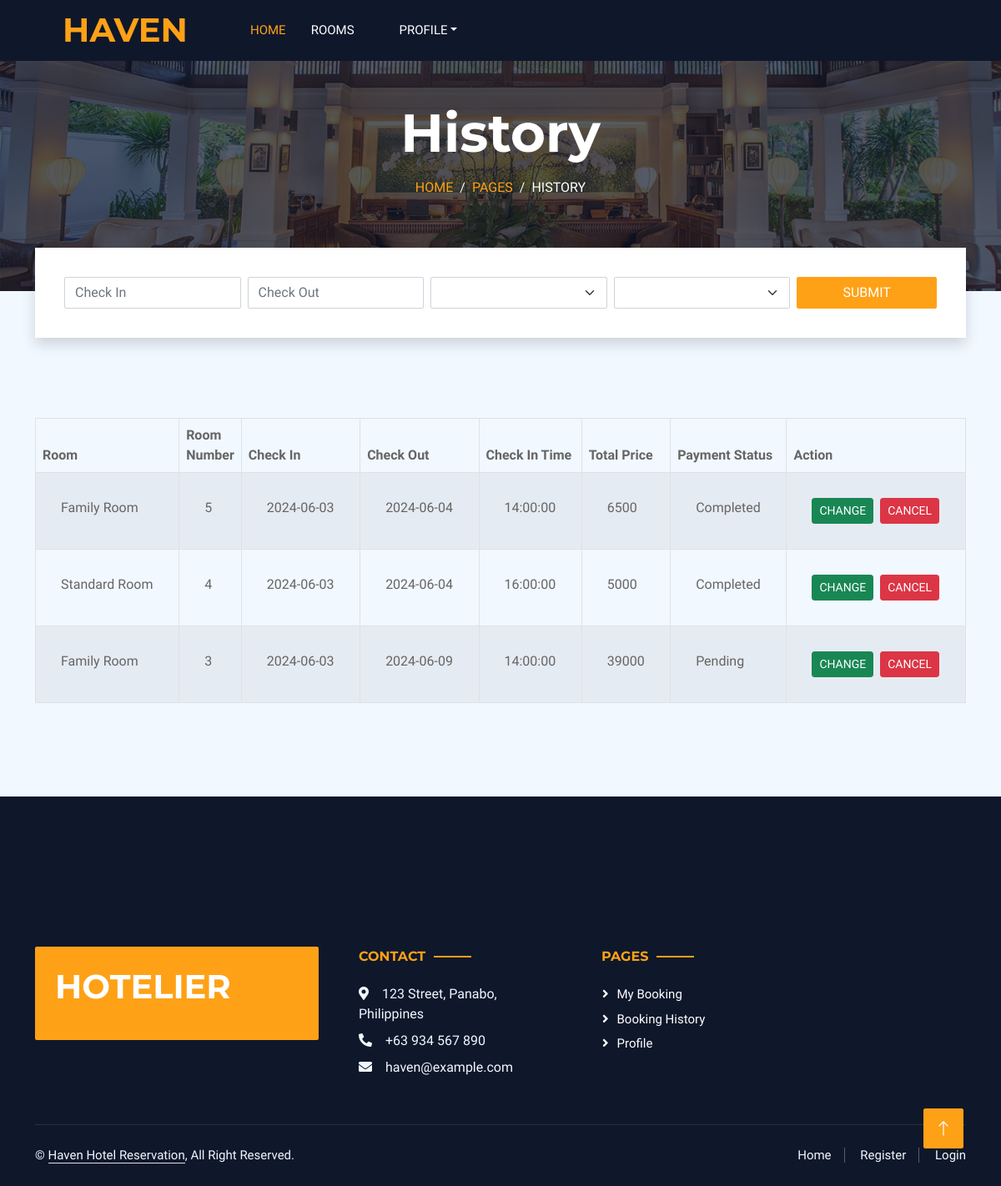
The app's page /my-booking.php (signed in) with its own data.
### tables this page shows
CREATE TABLE `booking` (
  `id` int(11) NOT NULL,
  `room_id` int(11) NOT NULL,
  `user_id` int(11) NOT NULL,
  `check_in` date NOT NULL,
  `check_out` date NOT NULL,
  `check_in_time` time NOT NULL DEFAULT '14:00:00',
  `check_out_time` time NOT NULL DEFAULT '12:00:00',
  `booking_date` date NOT NULL DEFAULT current_timestamp(),
  `total_price` double NOT NULL,
  `booking_status` varchar(150) NOT NULL DEFAULT 'Pending',
  `payment_status` enum('Pending','Completed','Canceled','') NOT NULL DEFAULT 'Pending',
  `guest_count` int(11) NOT NULL
);

CREATE TABLE `room_type` (
  `id` int(11) NOT NULL,
  `room_type` varchar(255) NOT NULL,
  `description` varchar(255) NOT NULL,
  `bed` int(11) NOT NULL,
  `bathroom` int(11) NOT NULL,
  `floor` int(11) NOT NULL,
  `price` double NOT NULL,
  `capacity_adult` int(11) NOT NULL,
  `capacity_children` int(11) NOT NULL,
  `max_capacity` int(11) NOT NULL,
  `rating` int(11) NOT NULL,
  `image` varchar(255) NOT NULL
);

CREATE TABLE `room` (
  `id` int(11) NOT NULL,
  `room_type` int(11) NOT NULL,
  `room_number` int(11) NOT NULL,
  `availability` enum('Available','Not Available','','') NOT NULL
);

### sessions/sessionCheck.php (called while the page is built, shortened)
<?php
    require_once("./db/dbConnection.php");
    if(!isset($_SESSION["email"])){
    }else{
        $user = new User();
        $email = $_SESSION["email"];
        $sql = "SELECT * FROM user WHERE email='$email' ";
        $query = $conn->query($sql);
        while($row = $query->fetch_assoc() ){
            $user->id = $row["id"];
        }
    }
?>

### my-booking.php (the view, shortened to what this page needs)
<?php
    include('./sessions/sessionCheck.php');
    include('./db/dbConnection.php');
    $user_id = $user->id;
    $sql = "SELECT booking.*, booking.id AS booking_id, room.id, room.room_number, room_type.room_type FROM booking INNER JOIN room ON booking.room_id = room.id INNER JOIN room_type ON room_type.id = room.room_type HAVING booking.user_id = '$user_id' AND (booking_status = 'Pending' OR booking_status = 'Confirmed') ORDER BY booking.booking_date DESC LIMIT 10";
    $query = $conn->query($sql);
?>
<!DOCTYPE html>
<html lang="en">
<head>
    <link href="https://cdnjs.cloudflare.com/ajax/libs/font-awesome/5.10.0/css/all.min.css" rel="stylesheet">
    <link href="https://cdn.jsdelivr.net/npm/bootstrap-icons@1.4.1/font/bootstrap-icons.css" rel="stylesheet">
    <link href="lib/animate/animate.min.css" rel="stylesheet">
    <link href="lib/owlcarousel/assets/owl.carousel.min.css" rel="stylesheet">
    <link href="lib/tempusdominus/css/tempusdominus-bootstrap-4.min.css" rel="stylesheet" />
    <link href="css/bootstrap.min.css" rel="stylesheet">
    <link href="css/style.css" rel="stylesheet">
</head>
<body>
        <?php
            include('header.php');
        ?>
        <div class="container-fluid page-header mb-5 p-0" style="background-image: url(img/carousel-1.jpg);">
            <div class="container-fluid page-header-inner py-5">
                <div class="container text-center pb-5">
                    <h1 class="display-3 text-white mb-3 animated slideInDown">History</h1>
                    <nav aria-label="breadcrumb">
                        <ol class="breadcrumb justify-content-center text-uppercase">
                            <li class="breadcrumb-item"><a href="#">Home</a></li>
                            <li class="breadcrumb-item"><a href="#">Pages</a></li>
                            <li class="breadcrumb-item text-white active" aria-current="page">History</li>
                        </ol>
                    </nav>
                </div>
            </div>
        </div>
        <?php
            include('search.php');
        ?>
        <div class="container-xxl py-5 mb-5">
            <div class="container table-responsive">
                <?php
                    if($query->num_rows < 1){
                ?>
                <div class="d-flex justify-content-center">
                    <a href="all-rooms.php" class="btn btn-primary" style="text-align: center;">Book Now</a>
                </div>
                <?php
                    }else{
                ?>
                    <table class="table table-striped table-bordered">
                        <thead>
                            <tr>
                                <th>Room</th>
                                <th>Room Number</th>
                                <th>Check In</th>
                                <th>Check Out</th>
                                <th>Check In Time</th>
                                <th>Total Price</th>
                                <th>Payment Status</th>
                                <th>Action</th>
                            </tr>
                        </thead>
                        <tbody>
                            <?php
                                while($row = $query->fetch_assoc()){
                                ?>
                                    <tr>
                                        <td><?php echo $row['room_type'] ?></td>
                                        <td style="width: 50px;"><?php echo $row['room_number'] ?></td>
                                        <td><?php echo $row['check_in'] ?></td>
                                        <td><?php echo $row['check_out'] ?></td>
                                        <td><?php echo $row['check_in_time'] ?></td>
                                        <td><?php echo $row['total_price'] ?></td>
                                        <td><?php echo $row['payment_status'] ?></td>
                                        <?php
                                            if($row['booking_status']  == 'Confirmed'){
                                        ?>
                                                <td>
                                                    <?php echo $row['booking_status']; ?>
                                                </td>
                                        <?php
                                            }else{
                                        ?>
                                                <td>
                                                    <div class="d-flex gap-2">
                                                        <a href="edit-booking.php?id=<?php echo $row['booking_id']; ?>" class="btn btn-success btn-sm text-white">Change</a>
                                                        <a href="./backend/cancel-booking.php?id=<?php echo $row['booking_id']; ?>" class="btn btn-danger btn-sm text-white">Cancel</a>
                                                    </div>
                                                </td>
                                        <?php
                                            }
                                        ?>
                                    </tr>
                                <?php
                                }
                            ?>
                        </tbody>
                    </table>
                <?php
                    }
                ?>
            </div>
        </div>
        <?php
            include('footer.php');
        ?>
        <a href="#" class="btn btn-lg btn-primary btn-lg-square back-to-top"><i class="bi bi-arrow-up"></i></a>
</body>
</html>

### css/style.css (style rules this page uses)
:root { --primary: #FEA116; --light: #F1F8FF; --dark: #0F172B; }
.back-to-top { position: fixed; display: none; right: 45px; bottom: 45px; z-index: 99; }
.btn { font-weight: 500; text-transform: uppercase; transition: .5s; }
.btn.btn-primary, .btn.btn-secondary { color: #FFFFFF; }
.btn-lg-square { width: 48px; height: 48px; }
.btn-square, .btn-sm-square, .btn-lg-square { padding: 0; display: flex; align-items: center; justify-content: center; font-weight: normal; border-radius: 2px; }
.page-header { background-position: center center; background-repeat: no-repeat; background-size: cover; }
.page-header-inner { background: rgba(15, 23, 43, .7); }
.breadcrumb-item + .breadcrumb-item::before { color: var(--light); }

### my-booking.php (style rules this page uses)
table td { padding: 30px !important; }

### records on screen
booking: room_type.room_type "Family Room", room.room_number "5", check_in "2024-06-03", check_out "2024-06-04", check_in_time "14:00:00", total_price "6500", payment_status "Completed"
booking: room_type.room_type "Standard Room", room.room_number "4", check_in "2024-06-03", check_out "2024-06-04", check_in_time "16:00:00", total_price "5000", payment_status "Completed"
booking: room_type.room_type "Family Room", room.room_number "3", check_in "2024-06-03", check_out "2024-06-09", check_in_time "14:00:00", total_price "39000", payment_status "Pending"
